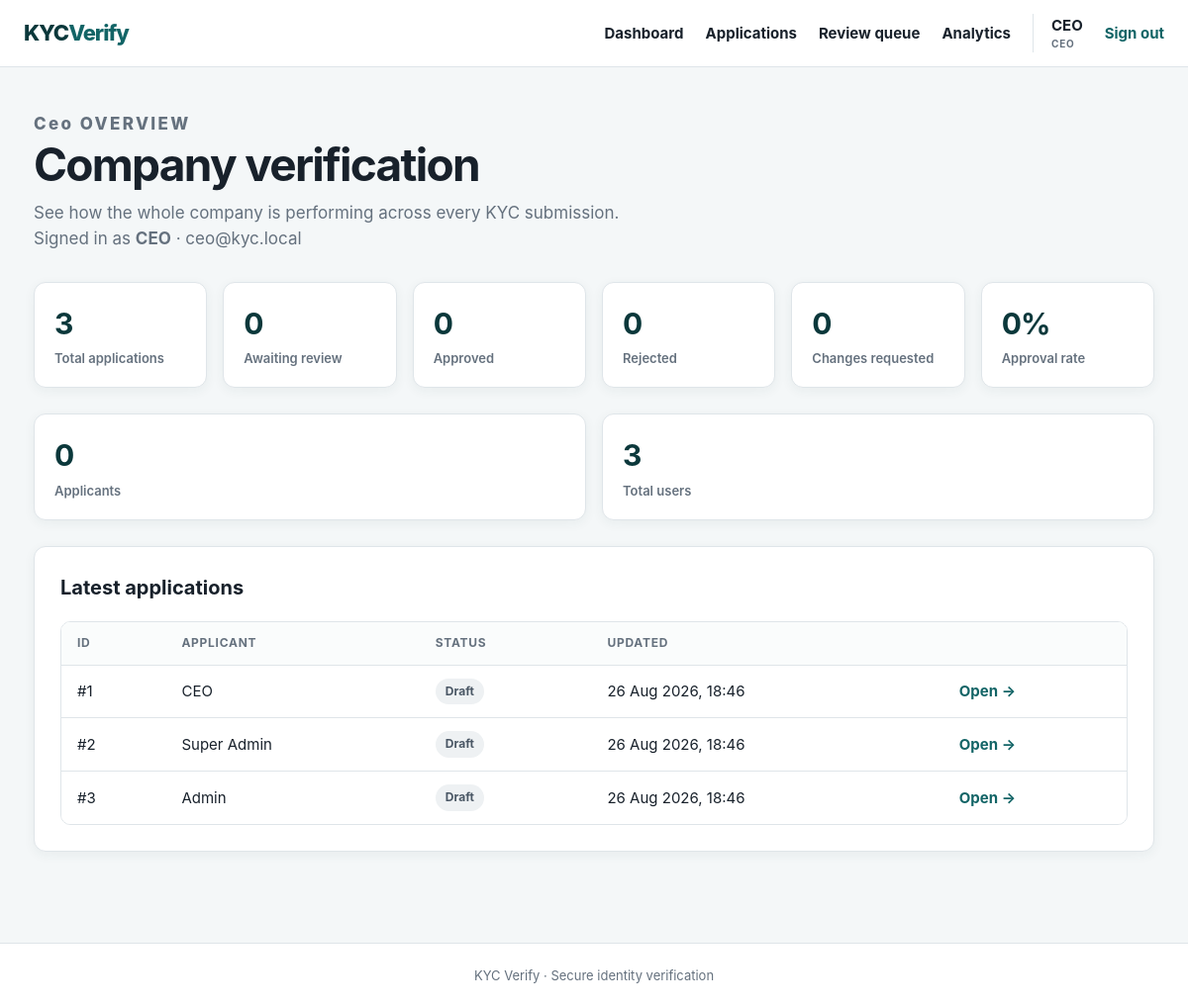
Page /?page=dashboard (signed in) on the committed database.
### tables this page shows
CREATE TABLE applications (
    id INT UNSIGNED AUTO_INCREMENT PRIMARY KEY,
    applicant_id INT UNSIGNED NOT NULL,
    reviewer_id INT UNSIGNED NULL,
    status ENUM(
        'DRAFT',
        'SUBMITTED',
        'UNDER_REVIEW',
        'APPROVED',
        'REJECTED',
        'RESUBMISSION_REQUESTED'
    ) NOT NULL DEFAULT 'DRAFT',
    full_name VARCHAR(160) NULL,
    date_of_birth DATE NULL,
    nationality VARCHAR(100) NULL,
    id_type VARCHAR(60) NULL,
    id_number VARCHAR(100) NULL,
    id_expiry DATE NULL,
    issuing_country VARCHAR(100) NULL,
    review_notes TEXT NULL,
    reviewed_at DATETIME NULL,
    created_at TIMESTAMP NOT NULL DEFAULT CURRENT_TIMESTAMP,
    updated_at TIMESTAMP NOT NULL DEFAULT CURRENT_TIMESTAMP ON UPDATE CURRENT_TIMESTAMP,
    CONSTRAINT fk_applicant FOREIGN KEY (applicant_id) REFERENCES users (id) ON DELETE CASCADE,
    CONSTRAINT fk_reviewer FOREIGN KEY (reviewer_id) REFERENCES users (id) ON DELETE SET NULL,
    INDEX idx_status (status),
    INDEX idx_applicant (applicant_id),
    INDEX idx_updated (updated_at),
    INDEX idx_created (created_at)
);

CREATE TABLE users (
    id INT UNSIGNED AUTO_INCREMENT PRIMARY KEY,
    username VARCHAR(120) NOT NULL,
    email VARCHAR(190) NOT NULL UNIQUE,
    password_hash VARCHAR(255) NOT NULL,
    created_at TIMESTAMP NOT NULL DEFAULT CURRENT_TIMESTAMP
);

### index.php (called while the page is built, shortened)
<?php
require_once __DIR__ . '/functions.php';
require_once __DIR__ . '/auth.php';
require_once __DIR__ . '/layout.php';
$u    = user();
$page = $_GET['page'] ?? ($u ? 'dashboard' : 'login');
require __DIR__ . '/pages/' . $page . '.php';

### auth.php (called while the page is built, shortened)
<?php
function user(): ?array
{
    return $_SESSION['user'] ?? null;
}
function is_staff(): bool
{
    $u = user();
    return $u !== null && in_array($u['role'], STAFF_ROLES, true);
}
function role_label(string $role): string
{
    return ucwords(strtolower(str_replace('_', ' ', $role)));
}

### database.php (called while the page is built, shortened)
<?php
function db(): PDO {
    static $pdo = null;
    if ($pdo === null) {
        $pdo = new PDO('mysql:host=' . DB_HOST . ';dbname=' . DB_NAME . ';charset=utf8mb4', DB_USER, DB_PASS, [
            PDO::ATTR_ERRMODE => PDO::ERRMODE_EXCEPTION,
            PDO::ATTR_DEFAULT_FETCH_MODE => PDO::FETCH_ASSOC,
            PDO::ATTR_EMULATE_PREPARES => false,
        ]);
    }
    return $pdo;
}

### pages/dashboard.php (the view, shortened to what this page needs)
<?php
$u = require_login();
    ?>
    <?php
header_html(role_label($u['role']) . ' Dashboard');
$counts        = application_status_counts();
$totalApps     = $counts['total'];
$byStatus      = $counts['by_status'];
$pendingApps   = $byStatus['SUBMITTED'] + $byStatus['UNDER_REVIEW'];
$approvedApps  = $byStatus['APPROVED'];
$rejectedApps  = $byStatus['REJECTED'];
$resubmits     = $byStatus['RESUBMISSION_REQUESTED'];
$userCount     = (int) db()->query('SELECT COUNT(*) FROM users')->fetchColumn();
$applicantCount = (int) db()->query("SELECT COUNT(*) FROM user_roles WHERE role = 'APPLICANT'")->fetchColumn();
$approvalRate  = $totalApps > 0 ? round($approvedApps / $totalApps * 100) : 0;
?>
<div class="hero">
    <div>
        <p class="eyebrow"><?= e(role_label($u['role'])) ?> OVERVIEW</p>
        <h1><?= e($u['role'] === 'CEO' ? 'Company verification' : 'Review workspace') ?></h1>
        <p>
            <?= $u['role'] === 'CEO'
                ? 'See how the whole company is performing across every KYC submission.'
                : ($u['role'] === 'SUPER_ADMIN'
                    ? 'Review applications and manage every user account and role on the platform.'
                    : 'Review applications awaiting a decision and keep the queue moving.') ?>
        </p>
        <p class="muted">Signed in as <strong><?= e($u['username']) ?></strong> · <?= e($u['email']) ?></p>
    </div>
</div>
<div class="stats">
    <div class="stat"><strong><?= $totalApps ?></strong><span>Total applications</span></div>
    <div class="stat"><strong><?= $pendingApps ?></strong><span>Awaiting review</span></div>
    <div class="stat"><strong><?= $approvedApps ?></strong><span>Approved</span></div>
    <div class="stat"><strong><?= $rejectedApps ?></strong><span>Rejected</span></div>
    <div class="stat"><strong><?= $resubmits ?></strong><span>Changes requested</span></div>
    <?php if ($u['role'] !== 'ADMIN'): ?>
        <div class="stat"><strong><?= $approvalRate ?>%</strong><span>Approval rate</span></div>
    <?php endif; ?>
</div>
<?php if ($u['role'] === 'CEO'): ?>
    <div class="stats">
        <div class="stat"><strong><?= $applicantCount ?></strong><span>Applicants</span></div>
        <div class="stat"><strong><?= $userCount ?></strong><span>Total users</span></div>
    </div>
<?php endif; ?>
<section class="card">
    <h2>Latest applications</h2>
    <?php
    $s = db()->query('SELECT a.id, a.status, a.updated_at, u.username applicant_name
                      FROM applications a JOIN users u ON u.id = a.applicant_id
                      ORDER BY a.updated_at DESC LIMIT 8');
    $recent = $s->fetchAll();
    if (!$recent): ?>
        <p class="empty">No applications yet. They will appear here as soon as applicants submit.</p>
    <?php else: ?>
        <div class="table-wrap">
            <table>
                <thead><tr><th>ID</th><th>Applicant</th><th>Status</th><th>Updated</th><th></th></tr></thead>
                <tbody>
                <?php foreach ($recent as $a): ?>
                    <tr>
                        <td>#<?= $a['id'] ?></td>
                        <td><?= e($a['applicant_name']) ?></td>
                        <td><?= badge($a['status']) ?></td>
                        <td><?= e(date('d M Y, H:i', strtotime($a['updated_at']))) ?></td>
                        <td><a href="?page=application&id=<?= $a['id'] ?>">Open →</a></td>
                    </tr>
                <?php endforeach; ?>
                </tbody>
            </table>
        </div>
    <?php endif; ?>
</section>
<?php
footer_html();

### layout.php (shortened to what this page needs)
<?php
function header_html(string $title): void
{
    $u = user();
    $nav = [];
    if ($u) {
        $nav[] = ['dashboard', 'Dashboard'];
        $nav[] = ['applications', 'Applications'];
        if (is_staff()) {
            $nav[] = ['review', 'Review queue'];
        }
        if ($u['role'] === 'CEO') {
            $nav[] = ['ceo', 'Analytics'];
        }
    }
    ?>
<!doctype html>
<html lang="en">
<head>
    <?php
    $cssFile = __DIR__ . '/assets/style.css';
    $cssVersion = is_file($cssFile) ? (string) filemtime($cssFile) : '1';
    ?>
    <link rel="stylesheet" href="assets/style.css?v=<?= e($cssVersion) ?>">
</head>
<body>
<header>
    <a class="brand" href="?page=dashboard">KYC<span>Verify</span></a>
    <?php if ($u): ?>
        <nav>
            <?php foreach ($nav as [$href, $label]): ?>
                <a href="?page=<?= $href ?>"><?= e($label) ?></a>
            <?php endforeach; ?>
            <span class="user">
                <?= e($u['username']) ?>
                <small><?= e(role_label($u['role'])) ?></small>
            </span>
            <form method="post" class="inline">
                <button class="link" name="action" value="logout">Sign out</button>
            </form>
        </nav>
    <?php endif; ?>
</header>
<main>
<?php
}
function footer_html(): void
{
    ?>
</main>
<footer><?= APP_NAME ?> · Secure identity verification</footer>
</body>
</html>
<?php
}

### functions.php (shortened to what this page needs)
<?php
require_once __DIR__ . '/database.php';
function e(?string $value): string
{
    return htmlspecialchars((string) $value, ENT_QUOTES, 'UTF-8');
}
function application_status_counts(): array
{
    $byStatus = [
        'DRAFT'                    => 0,
        'SUBMITTED'                => 0,
        'UNDER_REVIEW'             => 0,
        'APPROVED'                 => 0,
        'REJECTED'                 => 0,
        'RESUBMISSION_REQUESTED'   => 0,
    ];
    $rows  = db()->query('SELECT status, COUNT(*) c FROM applications GROUP BY status')->fetchAll();
    $total = 0;
    foreach ($rows as $row) {
        $count = (int) $row['c'];
        $byStatus[$row['status']] = $count;
        $total += $count;
    }
    return ['total' => $total, 'by_status' => $byStatus];
}
function status_class(string $status): string
{
    return strtolower(str_replace('_', '-', $status));
}
function format_status(string $status): string
{
    return ucwords(strtolower(str_replace('_', ' ', $status)));
}
function badge(string $status): string
{
    return '<span class="badge badge-' . status_class($status) . '">' . e(format_status($status)) . '</span>';
}

### assets/style.css (style rules this page uses)
:root { --ink: #18212b; --muted: #65717e; --line: #dfe5e9; --paper: #ffffff; --bg: #f4f7f8; --brand: #126466; --brand-dark: #0b383b; --brand-soft: #e3f0f0; --success: #1d7a4f; --success-bg: #e6f4ec; --danger: #b53d3d; --danger-bg: #fbeaea; --warn: #9d6510; --warn-bg: #fdf6e7; --info: #245a9d; --info-bg: #e9f0fa; --radius: 12px; --shadow: 0 3px 12px rgba(28, 63, 73, 0.06); }
* { box-sizing: border-box; }
body { margin: 0; background: var(--bg); color: var(--ink); font: 15px/1.55 Inter, system-ui, -apple-system, BlinkMacSystemFont, "Segoe UI", sans-serif; min-height: 100vh; display: flex; flex-direction: column; }
header { height: 68px; background: var(--paper); border-bottom: 1px solid var(--line); display: flex; align-items: center; justify-content: space-between; padding: 0 max(24px, calc((100% - 1180px) / 2)); gap: 24px; position: sticky; top: 0; z-index: 10; }
.brand { font-size: 22px; font-weight: 800; color: var(--brand-dark); text-decoration: none; letter-spacing: -1px; }
.brand span { color: var(--brand); }
nav { display: flex; align-items: center; gap: 22px; flex-wrap: wrap; }
a { color: var(--brand); font-weight: 650; text-decoration: none; }
nav a { color: var(--ink); }
.user { border-left: 1px solid var(--line); padding-left: 18px; font-weight: 650; }
.user small { display: block; color: var(--muted); font-size: 10px; letter-spacing: 0.08em; text-transform: uppercase; }
.inline { display: inline; }
button, .button { border: 0; border-radius: 8px; background: var(--brand); color: #fff; padding: 10px 16px; font: inherit; font-weight: 700; cursor: pointer; display: inline-block; transition: background 0.15s ease, transform 0.05s ease; }
.link { background: transparent; color: var(--brand); padding: 0; font-weight: 650; }
main { width: 100%; max-width: 1180px; margin: 0 auto; padding: 44px 24px 72px; flex: 1; }
footer { text-align: center; color: var(--muted); font-size: 13px; padding: 22px; border-top: 1px solid var(--line); background: var(--paper); }
.hero { display: flex; justify-content: space-between; align-items: end; margin-bottom: 30px; gap: 24px; }
.hero h1, .auth h1 { font-size: clamp(30px, 5vw, 46px); line-height: 1.08; margin: 4px 0 10px; letter-spacing: -1.7px; }
.hero p { margin: 0; color: var(--muted); font-size: 17px; }
.eyebrow { color: var(--brand); font-size: 11px; font-weight: 800; letter-spacing: 0.14em; margin: 0 0 6px; }
.card { background: var(--paper); border: 1px solid var(--line); border-radius: var(--radius); padding: 26px; margin: 20px 0; box-shadow: var(--shadow); }
.card h2 { font-size: 20px; margin: 0 0 18px; }
.stats { display: grid; grid-template-columns: repeat(auto-fit, minmax(170px, 1fr)); gap: 16px; margin-bottom: 26px; }
.stat { background: var(--paper); border: 1px solid var(--line); border-radius: var(--radius); padding: 18px 20px; box-shadow: var(--shadow); }
.stat strong { display: block; font-size: 30px; letter-spacing: -1px; color: var(--brand-dark); }
.stat span { color: var(--muted); font-size: 13px; font-weight: 600; }
.table-wrap { overflow-x: auto; border: 1px solid var(--line); border-radius: 10px; }
table { width: 100%; border-collapse: collapse; background: var(--paper); }
th { text-align: left; font-size: 12px; text-transform: uppercase; letter-spacing: 0.06em; color: var(--muted); padding: 12px 16px; border-bottom: 1px solid var(--line); background: #fafcfc; white-space: nowrap; }
td { padding: 13px 16px; border-bottom: 1px solid var(--line); vertical-align: middle; }
tbody tr:last-child td { border-bottom: 0; }
.badge { display: inline-block; padding: 4px 10px; border-radius: 999px; font-size: 12px; font-weight: 700; white-space: nowrap; }
.badge-draft { background: #eef1f3; color: #4a5765; }
.muted { color: var(--muted); }

### rows in the picture
applications: id "1", applicant.username "CEO", status "Draft", updated_at "26 Aug 2026, 18:46"
applications: id "2", applicant.username "Super Admin", status "Draft", updated_at "26 Aug 2026, 18:46"
applications: id "3", applicant.username "Admin", status "Draft", updated_at "26 Aug 2026, 18:46"

### other values in the picture
$label "Dashboard"
$label "Applications"
$label "Review queue"
$label "Analytics"
$u['username'] "CEO"
role_label($u['role']) "CEO"
role_label($u['role']) "Ceo"
$u['role'] === 'CEO' ? 'Company verification' : 'Review workspace' "Company verification"
$u['email'] "ceo@kyc.local"
$totalApps "3"
$pendingApps "0"
$approvedApps "0"
$rejectedApps "0"
$resubmits "0"
$approvalRate "0"
